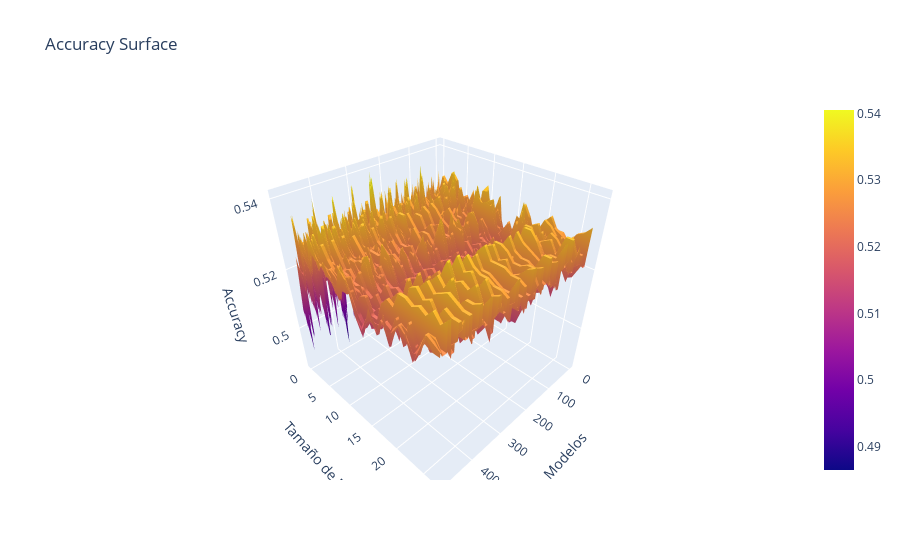

Notebook code cell kept with this figure:
### Code cell
fig1 = go.Figure(data=[go.Surface(z=n_est_mod_results['Accuracy'])])

fig1.update_layout(title='Accuracy Surface', autosize=True,
                   scene = dict(xaxis_title='Modelos',
                                yaxis_title='Tamaño de N',
                                zaxis_title='Accuracy'))

fig1.show()
fig1.write_html('Acc_Forest_Normal.html')

### Figure 1 — Plotly figure (JSON) as saved in the notebook; plotly's stock layout.template omitted (floating-point values rounded to 4 significant figures; data arrays with more than 128 entries replaced by an {"elided": "..."} marker saying what was removed)
{"data": [{"type": "surface", "z": {"elided": "28x486 float values"}}], "layout": {"autosize": true, "scene": {"xaxis": {"title": {"text": "Modelos"}}, "yaxis": {"title": {"text": "Tamaño de N"}}, "zaxis": {"title": {"text": "Accuracy"}}}, "title": {"text": "Accuracy Surface"}}}
